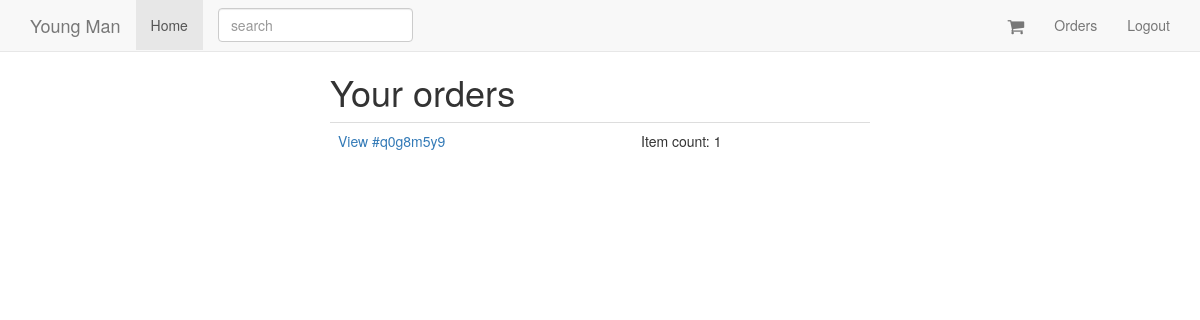
The page /orders/ (signed in) on the database as committed earlier.
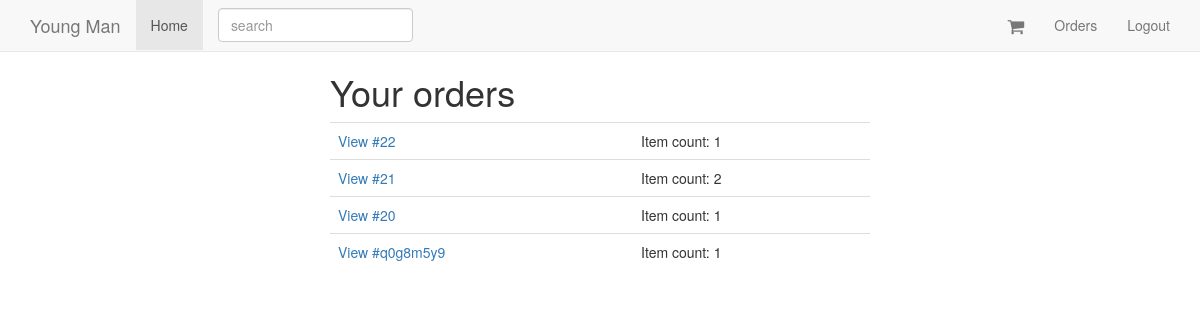
The same page on the database as committed later.
### orders/models.py (models this page shows, shortened)
class Order(models.Model):
	status = models.CharField(max_length=120, choices=ORDER_STATUS_CHOICES, default='created')
	cart = models.ForeignKey(Cart)
	user = models.ForeignKey(UserCheckout, null=True)
	billing_address = models.ForeignKey(UserAddress, related_name="billing_address", null=True)
	shipping_address = models.ForeignKey(UserAddress, related_name="shipping_address", null=True)
	shipping_total_price = models.DecimalField(decimal_places=2, max_digits=50, default=0.00)
	order_total = models.DecimalField(decimal_places=2, max_digits=50)
	order_id = models.CharField(max_length=20, null=True, blank=True)
	def get_absolute_url(self):
		return reverse('order_detail', kwargs={"pk": self.pk})
	class Meta:
		ordering = ["-id"]

### carts/models.py (models this page shows, shortened)
class Cart(models.Model):
	user = models.ForeignKey(settings.AUTH_USER_MODEL, null=True, blank=True)
	items = models.ManyToManyField(Variation, through=CartItem)
	timestamp = models.DateTimeField(auto_now_add=True, auto_now=False)
	updated = models.DateTimeField(auto_now_add=False, auto_now=True)
	subtotal = models.DecimalField(max_digits=50, decimal_places=2, default=0)
	tax_percentage = models.DecimalField(max_digits=50, decimal_places=2, default=0.085)
	tax_total = models.DecimalField(max_digits=50, decimal_places=2, default=0)
	total = models.DecimalField(max_digits=50, decimal_places=2, default=0)

### orders/views.py (the view)
# urls.py: url(r'^orders/$', OrderList.as_view(), name='orders'),
class OrderList(LoginRequiredMixin, ListView):
	queryset = Order.objects.all()
	def get_queryset(self):
		user_checkout_id = self.request.user.id
		user_checkout = UserCheckout.objects.get(id=user_checkout_id)
		return super().get_queryset().filter(user=user_checkout)

### orders/mixins.py (called while the page is built)
	@method_decorator(login_required)
	def dispatch(self, request, *args, **kwargs):
		print("test")
		return super().dispatch(request, *args, **kwargs)

### orders/templates/orders/order_list.html
{% extends 'base.html' %} {% block content %}
<div class="col-sm-6 col-sm-offset-3">
    {% if object_list|length <= 0 %}
    <div class="text-center">
    	<p class="lead">You do not currently have orders</p>
    </div>
    {% else %}
    <h1>Your orders</h1>
    <table class="table">
        {% for object in object_list %}
        <tr>
            <td><a href="{{ object.get_absolute_url }}">View #{% if object.order_id %}{{ object.order_id }}{% else %}{{ object.id }}{% endif %}</a></td>
            <td>Item count: {{ object.cart.items.count }}</td>
        </tr>
        {% endfor %}
    </table>
    {% endif %}
</div>
{% endblock %}

### templates/base.html (shortened to what this page needs)
{% load staticfiles %}
<!DOCTYPE html>
<html lang="en">
<head>
    {% include 'head_css.html' %}
</head>
<body>
    {% include 'navbar.html' %}
    <div class="container">
        {% block content %} {% endblock %}
    </div>
</body>
</html>

### templates/head_css.html
{% load staticfiles %}
<link href="{% static 'css/bootstrap.min.css' %}" rel="stylesheet">
<link rel="stylesheet" href="https://cdnjs.cloudflare.com/ajax/libs/font-awesome/4.7.0/css/font-awesome.css">
<link href="{% static 'css/ie10-viewport-bug-workaround.css' %}" rel="stylesheet">
<link href="{% static 'css/navbar-static-top.css' %}" rel="stylesheet">
<link rel="stylesheet" href="{% static 'css/custom.css' %}">

### templates/navbar.html (shortened to what this page needs)
<nav class="navbar navbar-default navbar-static-top">
    <div class="container">
        <div class="navbar-header">
            <a class="navbar-brand" href="/">Young Man</a>
        </div>
        <div id="navbar" class="navbar-collapse collapse">
            <ul class="nav navbar-nav">
                <li class="active"><a href="/">Home</a></li>
                <form action="{% url 'product_list' %}" class="navbar-form navbar-right">
                    <div class="form-group">
                        <input type="text" class="form-control" placeholder="search" name="q">
                    </div>
                </form>
            </ul>
            <ul class="nav navbar-nav navbar-right">
                <li>
                    <a href="{% url 'carts' %}"><i class="fa fa-shopping-cart fa-navbar-cart" aria-hidden="true"></i> </a>
                </li>
                {% if request.user.is_authenticated %}
                <li><a href="{% url 'orders' %}">Orders</a></li>
                <li><a href="{% url 'auth_logout' %}">Logout</a></li>
                {% endif %}
            </ul>
        </div>
    </div>
</nav>

### templates/javascript.html (shortened to what this page needs)
{% load staticfiles %}

### static/our_static/css/navbar-static-top.css (style rules this page uses)
body { min-height: 2000px; }
.navbar-static-top { margin-bottom: 19px; }

### static/our_static/css/custom.css (style rules this page uses)
.navbar-static-top { margin-bottom: 0px; }
.fa-navbar-cart { font-size: 18px; vertical-align: middle; }

Rows that differ between the two databases and show on the page:
added Order: id "22", cart.items.count "1"
added Order: id "21", cart.items.count "2"
added Order: id "20", cart.items.count "1"
